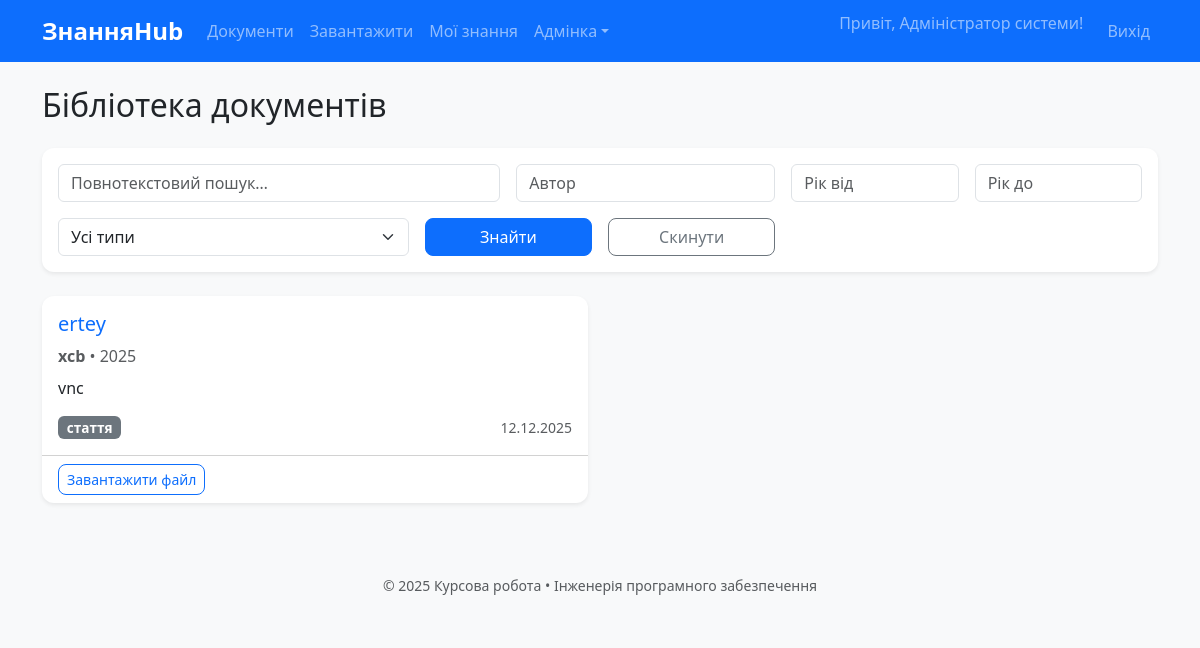
/documents (signed in), run on an earlier commit of the app's database.
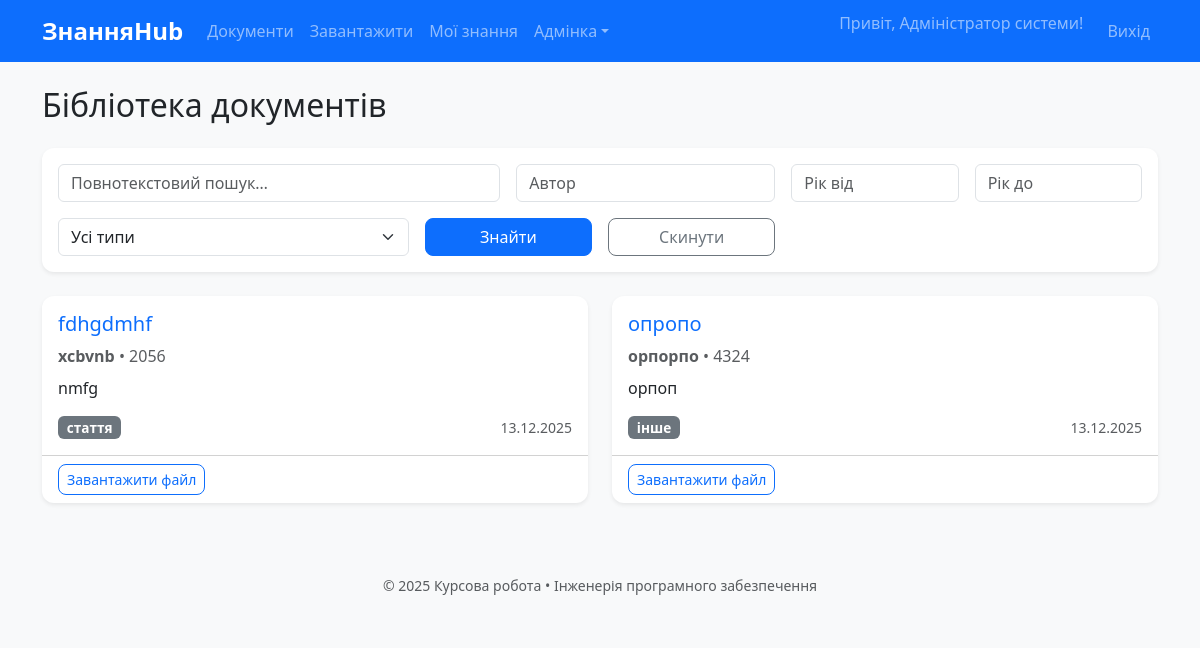
And on a later commit of the database.
### models.py (models this page shows)
class Document(db.Model):
    id = db.Column(db.Integer, primary_key=True)
    title = db.Column(db.String(300), nullable=False)
    authors = db.Column(db.Text)
    year = db.Column(db.Integer)
    source = db.Column(db.Text)
    doc_type = db.Column(db.String(50))
    original_filename = db.Column(db.String(300), nullable=False)
    stored_filename = db.Column(db.String(200), nullable=False, unique=True)
    uploaded_at = db.Column(db.DateTime, default=datetime.utcnow)
    uploaded_by = db.Column(db.Integer, db.ForeignKey('user.id'))
    user = db.relationship('User', backref='documents')

### app.py (the view)
    @app.route('/documents')
    @login_required
    def document_list():
        query = request.args.get('q', '').strip()
        author = request.args.get('author', '')
        year_from = request.args.get('year_from', type=int)
        year_to = request.args.get('year_to', type=int)
        doc_type = request.args.get('type', '')
        docs = Document.query
        if query:
            ids = search_fulltext(query)
            if ids:
                docs = docs.filter(Document.id.in_(ids))
            else:
                docs = docs.filter(False)  # нічого не знайдено
        if author:
            docs = docs.filter(Document.authors.ilike(f'%{author}%'))
        if year_from:
            docs = docs.filter(Document.year >= year_from)
        if year_to:
            docs = docs.filter(Document.year <= year_to)
        if doc_type:
            docs = docs.filter_by(doc_type=doc_type)
        documents = docs.order_by(Document.uploaded_at.desc()).all()
        return render_template('document/list.html', documents=documents)

### templates/document/list.html (shortened to what this page needs)
{% extends "base.html" %}
{% block content %}
<h2 class="mb-4">Бібліотека документів</h2>
<div class="card mb-4 shadow-sm">
    <div class="card-body">
        <form method="GET" class="row g-3">
            <div class="col-md-5">
                <input type="text" name="q" class="form-control" placeholder="Повнотекстовий пошук…"
                       value="{{ request.args.get('q', '') }}">
            </div>
            <div class="col-md-3">
                <input type="text" name="author" class="form-control" placeholder="Автор"
                       value="{{ request.args.get('author', '') }}">
            </div>
            <div class="col-md-2">
                <input type="number" name="year_from" class="form-control" placeholder="Рік від"
                       value="{{ request.args.get('year_from', '') }}">
            </div>
            <div class="col-md-2">
                <input type="number" name="year_to" class="form-control" placeholder="Рік до"
                       value="{{ request.args.get('year_to', '') }}">
            </div>
            <div class="col-md-4">
                <select name="type" class="form-select">
                    <option value="">Усі типи</option>
                </select>
            </div>
            <div class="col-md-2">
                <button type="submit" class="btn btn-primary w-100">Знайти</button>
            </div>
            <div class="col-md-2">
                <a href="{{ url_for('document_list') }}" class="btn btn-outline-secondary w-100">Скинути</a>
            </div>
        </form>
    </div>
</div>
{% if documents %}
    <div class="row row-cols-1 row-cols-md-2 g-4">
        {% for doc in documents %}
        <div class="col">
            <div class="card h-100 shadow-sm hover-shadow">
                <div class="card-body">
                    <h5 class="card-title">
                        <a href="{{ url_for('document_detail', doc_id=doc.id) }}" class="text-decoration-none">
                            {{ doc.title }}
                        </a>
                    </h5>
                    <p class="card-text text-muted mb-2">
                        <strong>{{ doc.authors }}</strong>
                        {% if doc.year %}• {{ doc.year }}{% endif %}
                    </p>
                    <p class="card-text">
                        {{ doc.source|truncate(120) if doc.source else 'Джерело не вказано' }}
                    </p>
                    <div class="d-flex justify-content-between align-items-center">
                        <span class="badge bg-secondary">{{ doc.doc_type }}</span>
                        <small class="text-muted">{{ doc.uploaded_at.strftime('%d.%m.%Y') }}</small>
                    </div>
                </div>
                <div class="card-footer bg-transparent">
                    <a href="{{ url_for('download_document', doc_id=doc.id) }}" class="btn btn-sm btn-outline-primary">
                        Завантажити файл
                    </a>
                </div>
            </div>
        </div>
        {% endfor %}
    </div>
{% endif %}
{% endblock %}

What changed in the data, as far as the page shows it:
removed Document: title "ertey", authors "xcb", year "2025", source "vnc", doc_type "стаття", uploaded_at "12.12.2025"
added Document: title "fdhgdmhf", authors "xcbvnb", year "2056", source "nmfg", doc_type "стаття", uploaded_at "13.12.2025"
added Document: title "опропо", authors "орпорпо", year "4324", source "орпоп", doc_type "інше", uploaded_at "13.12.2025"
